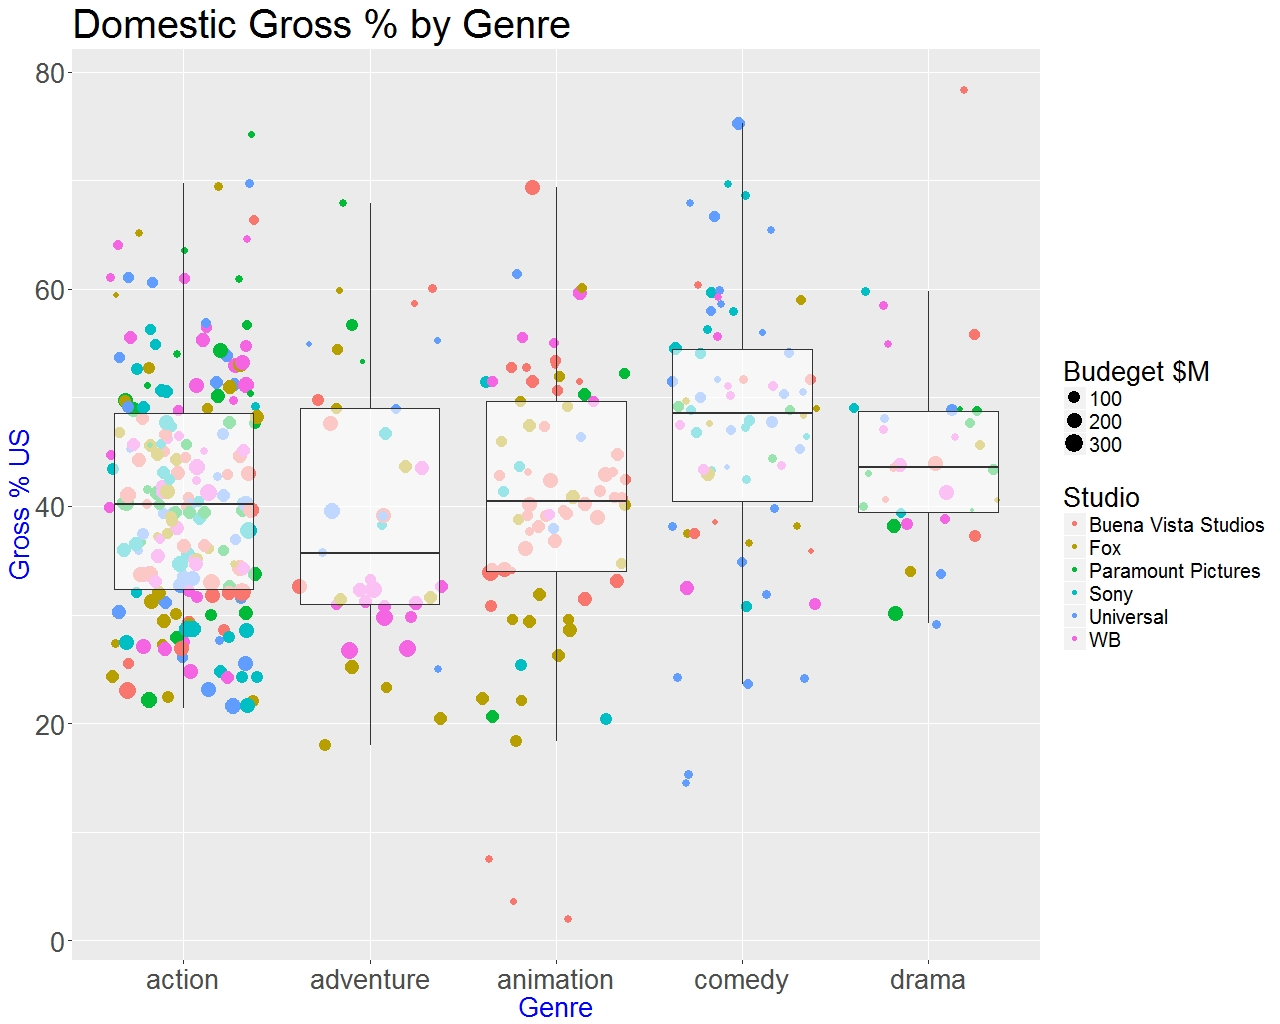

Here is the R script that generated this plot:
setwd("D:/REPO/learn-r/visualization")
movies <- read.csv("movie_gross.csv")
movies

head(movies)
summary(movies)
str(movies)
colnames(movies) <- c("DayOfWeek", "Director", "Genre", "Title", "ReleaseDate", "Studio",
                      "AdjustedGross","Budget","Gross", "ImdbRating", "MovieLensRating", "OverseasGross",
                      "Overseas%", "Profit", "Profit%", "Runtime", "USGross", "USGrossPercent")

genre_filter <- movies$Genre == "action" | movies$Genre == "adventure" | movies$Genre == "animation" | movies$Genre == "comedy" | movies$Genre == "drama"
studio_filter <- movies$Studio == "Buena Vista Studios" | movies$Studio == "Fox" | movies$Studio == "Paramount Pictures" | movies$Studio == "Sony" | movies$Studio == "Universal" | movies$Studio == "WB"

#alternate way
studio_filter <- movies$Studio %in% c("Buena Vista Studios", "Fox", "Paramount Pictures", "Sony", "Universal", "WB")

nrow(movies[genre_filter & studio_filter,])
filteredmovies = movies[genre_filter & studio_filter,]

plot <- ggplot(data=filteredmovies, aes(x=Genre, y=USGrossPercent))
jitter_boxplot <- plot + geom_jitter(aes(color=Studio, size=Budget)) + geom_boxplot(alpha=0.6, outlier.color = NA)

plot_titled <-  jitter_boxplot + xlab("Genre") + ylab("Gross % US") + ggtitle("Domestic Gross % by Genre")

plot_titled$labels$size = "Budeget $M"
plot_themed <- plot_titled + 
  theme(
    axis.title.x = element_text(colour = "Blue", size = 20),
    axis.title.y = element_text(colour = "Blue", size = 20),
    axis.text.x = element_text(size=20),
    axis.text.y = element_text(size=20),
    legend.title = element_text(size=20),
    legend.text = element_text(size=15),
    plot.title = element_text(size=30),
    text = element_text(family = "Comic Sans MS"),
  )

 
